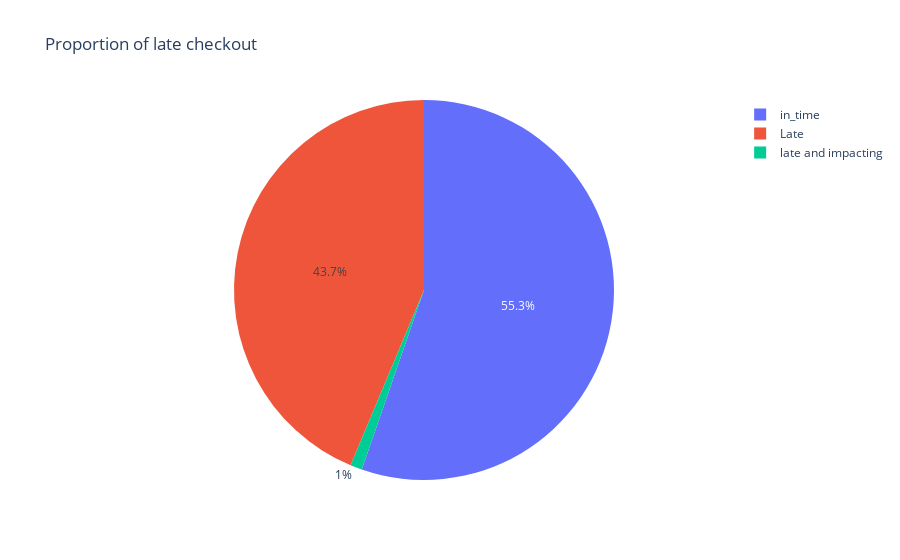

Notebook code for this chart:
### Code cell
fig.show()

### Figure 1 — Plotly figure (JSON) as saved in the notebook; plotly's stock layout.template omitted (floating-point values rounded to 4 significant figures; data arrays with more than 128 entries replaced by an {"elided": "..."} marker saying what was removed)
{"data": [{"domain": {"x": [0, 1], "y": [0, 1]}, "hovertemplate": "checkout_status=%{label}<extra></extra>", "labels": {"elided": "21526 str values"}, "legendgroup": "", "name": "", "showlegend": true, "type": "pie"}], "layout": {"legend": {"tracegroupgap": 0}, "title": {"text": "Proportion of late checkout"}}}
